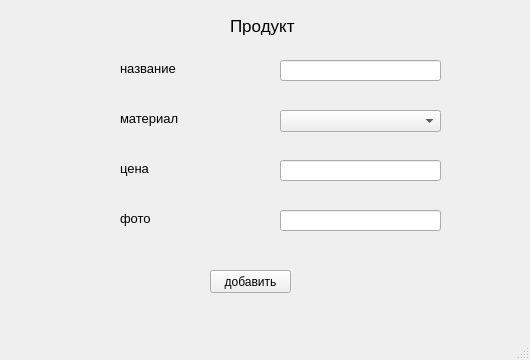
<?xml version="1.0" encoding="UTF-8"?>
<ui version="4.0">
 <class>MainWindow</class>
 <widget class="QMainWindow" name="MainWindow">
  <property name="geometry">
   <rect>
    <x>0</x>
    <y>0</y>
    <width>530</width>
    <height>360</height>
   </rect>
  </property>
  <property name="windowTitle">
   <string>MainWindow</string>
  </property>
  <widget class="QWidget" name="centralwidget">
   <widget class="QLabel" name="label">
    <property name="geometry">
     <rect>
      <x>230</x>
      <y>10</y>
      <width>111</width>
      <height>31</height>
     </rect>
    </property>
    <property name="font">
     <font>
      <pointsize>13</pointsize>
     </font>
    </property>
    <property name="text">
     <string>Продукт</string>
    </property>
   </widget>
   <widget class="QLineEdit" name="nameEdit">
    <property name="geometry">
     <rect>
      <x>280</x>
      <y>60</y>
      <width>161</width>
      <height>21</height>
     </rect>
    </property>
   </widget>
   <widget class="QLabel" name="label_2">
    <property name="geometry">
     <rect>
      <x>120</x>
      <y>60</y>
      <width>61</width>
      <height>16</height>
     </rect>
    </property>
    <property name="font">
     <font>
      <pointsize>10</pointsize>
     </font>
    </property>
    <property name="text">
     <string>название</string>
    </property>
   </widget>
   <widget class="QLabel" name="label_3">
    <property name="geometry">
     <rect>
      <x>120</x>
      <y>110</y>
      <width>61</width>
      <height>16</height>
     </rect>
    </property>
    <property name="font">
     <font>
      <pointsize>10</pointsize>
     </font>
    </property>
    <property name="text">
     <string>материал</string>
    </property>
   </widget>
   <widget class="QLabel" name="label_4">
    <property name="geometry">
     <rect>
      <x>120</x>
      <y>160</y>
      <width>61</width>
      <height>16</height>
     </rect>
    </property>
    <property name="font">
     <font>
      <pointsize>10</pointsize>
     </font>
    </property>
    <property name="text">
     <string>цена</string>
    </property>
   </widget>
   <widget class="QLineEdit" name="priceEdit">
    <property name="geometry">
     <rect>
      <x>280</x>
      <y>160</y>
      <width>161</width>
      <height>21</height>
     </rect>
    </property>
   </widget>
   <widget class="QComboBox" name="matelialcomboBox">
    <property name="geometry">
     <rect>
      <x>280</x>
      <y>110</y>
      <width>161</width>
      <height>22</height>
     </rect>
    </property>
   </widget>
   <widget class="QPushButton" name="pushButton">
    <property name="geometry">
     <rect>
      <x>210</x>
      <y>270</y>
      <width>81</width>
      <height>23</height>
     </rect>
    </property>
    <property name="text">
     <string>добавить</string>
    </property>
   </widget>
   <widget class="QLabel" name="label_5">
    <property name="geometry">
     <rect>
      <x>120</x>
      <y>210</y>
      <width>61</width>
      <height>16</height>
     </rect>
    </property>
    <property name="font">
     <font>
      <pointsize>10</pointsize>
     </font>
    </property>
    <property name="text">
     <string>фото</string>
    </property>
   </widget>
   <widget class="QLineEdit" name="photoEdit">
    <property name="geometry">
     <rect>
      <x>280</x>
      <y>210</y>
      <width>161</width>
      <height>21</height>
     </rect>
    </property>
   </widget>
  </widget>
  <widget class="QMenuBar" name="menubar">
   <property name="geometry">
    <rect>
     <x>0</x>
     <y>0</y>
     <width>530</width>
     <height>22</height>
    </rect>
   </property>
  </widget>
  <widget class="QStatusBar" name="statusbar"/>
 </widget>
 <resources/>
 <connections/>
</ui>
